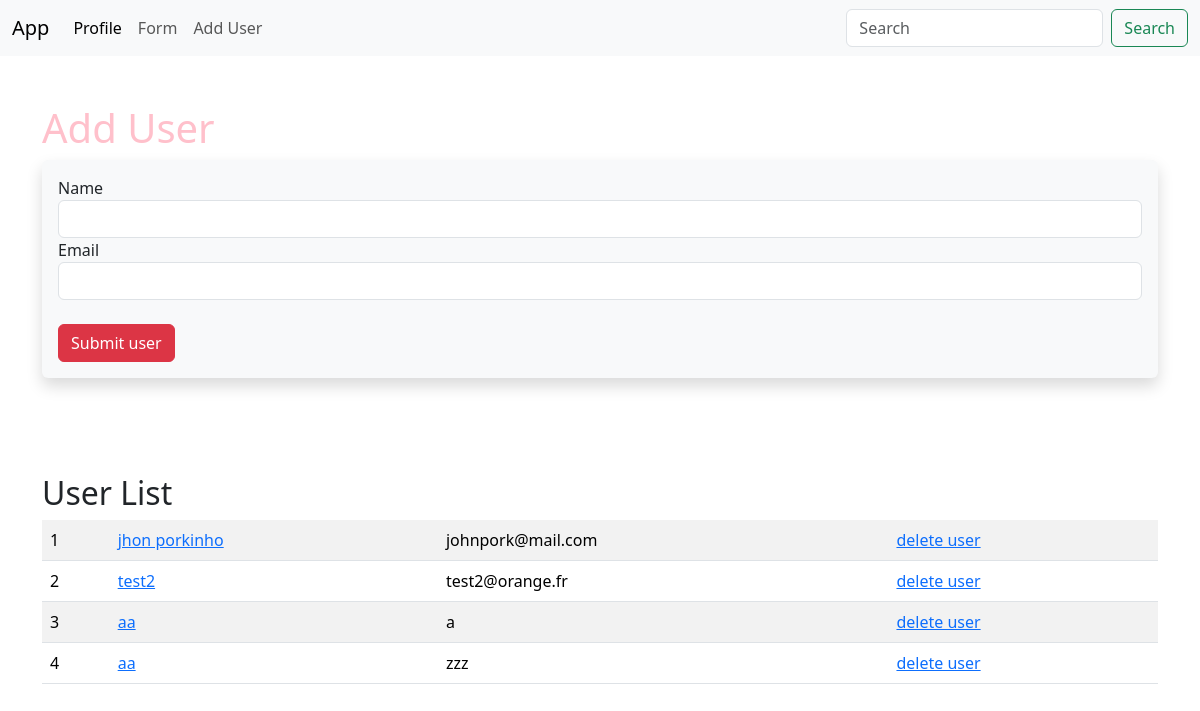
The page /user/add on the database as committed earlier.
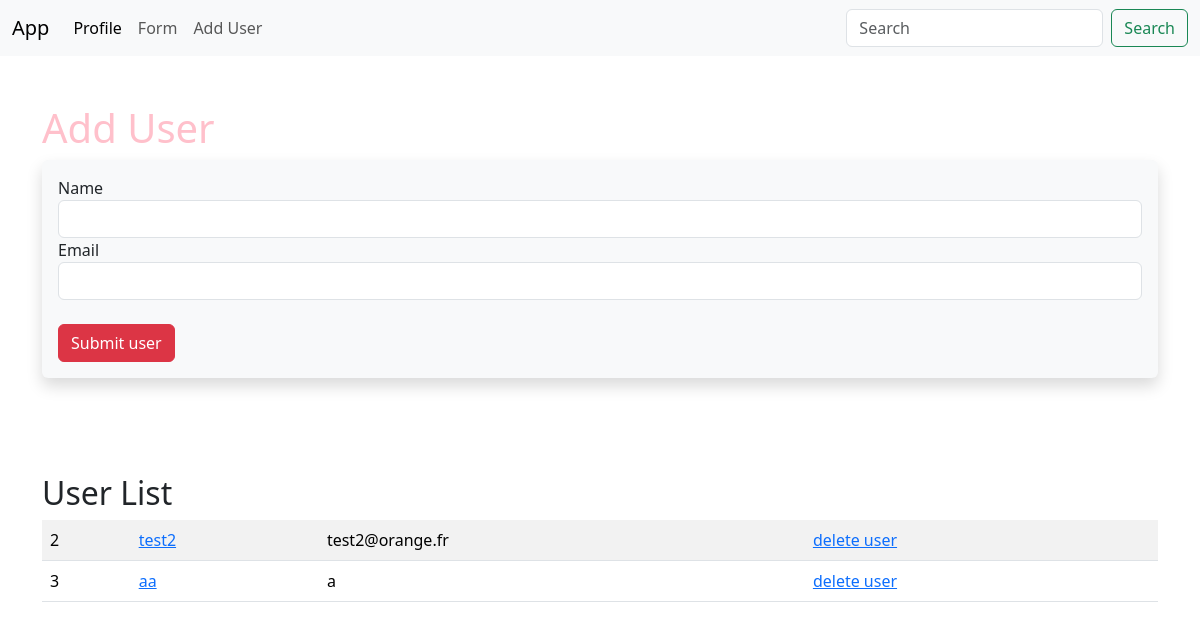
The same page on the database as committed later.
### app.py (models this page shows, shortened)
class Users(db.Model):
    id = db.Column(db.Integer, primary_key=True)
    name = db.Column(db.String(100), nullable=False)
    email = db.Column(db.String(100), nullable=False, unique=True)
    date_added = db.Column(db.DateTime, default=datetime.now())

### app.py (the view, shortened to what this page needs)
@app.route('/user/add', methods=['GET', 'POST'])
def add_user():
    name = None
    form = UserForm()
    our_users = Users.query.order_by(Users.date_added)
    return render_template('add_user.html',
                            form=form,
                            name=name,
                            our_users=our_users)

### app.py
class UserForm(FlaskForm):
    name = StringField('Name', validators=[DataRequired()])
    email = StringField('Email', validators=[DataRequired()])
    submit = SubmitField('Submit user')

### templates/add_user.html (shortened to what this page needs)
{% extends 'base.html' %}
{% block content%}
    {% if name %}
        <p>
        Salut <strong>{{ name }} </strong>
    {% else %}
        <h1>Add User</h1>
        <div class="shadow p-3 mb-5 bg-body-tertiary rounded">
            <form method="POST">
                <div>
                    {{ form.name.label }} {{ form.name(class="form-control") }}
                </div>
                <div>
                    {{ form.email.label }} {{ form.email(class="form-control") }}
                </div>
                <div>
                    <br>
                    {{form.submit(class="btn btn-danger")}}
                </div>
            </form>
        </div>
    {% endif %}
    <br><br>
    <h2>User List</h2>
    <table class="table table-striped table-hover">
    {% for our_user in our_users %}
        <tr>
            <td>{{ our_user.id }}</td>
            <td><a href="{{ url_for('update', id=our_user.id )}}">{{ our_user.name }}</a></td>
            <td>{{ our_user.email }}</td>
            <td><a href="{{ url_for('delete', id=our_user.id )}}">delete user</a></td>
        </tr>
    {% endfor %}
    </table>
{% endblock %}

### templates/base.html (shortened to what this page needs)
<!doctype html>
<html lang="en">
  <head>
    <link href="https://cdn.jsdelivr.net/npm/bootstrap@5.3.3/dist/css/bootstrap.min.css" rel="stylesheet">
    <link href="{{url_for('static', filename='css/style.css')}}" rel="stylesheet">
  </head>
  <body>
    {% include 'navbar.html' %}
    <div class="container">
        <br></br>
        {% block content%}
        {% endblock %}
    </div>
  </body>
</html>

### templates/navbar.html (shortened to what this page needs)
<nav class="navbar navbar-expand-lg bg-body-tertiary">
    <div class="container-fluid">
      <a class="navbar-brand" href="{{url_for('home')}}">App</a>
      <div class="collapse navbar-collapse" id="navbarSupportedContent">
        <ul class="navbar-nav me-auto mb-2 mb-lg-0">
          <li class="nav-item">
            <a class="nav-link active" aria-current="page" href="{{url_for('user', name='jhon')}}">Profile</a>
          </li>
          <li class="nav-item">
            <a class="nav-link" href="{{url_for('form')}}">Form</a>
          </li>
          <li class="nav-item">
            <a class="nav-link" href="{{url_for('add_user')}}">Add User</a>
          </li>
        </ul>
        <form class="d-flex" role="search">
          <input class="form-control me-2" type="search" placeholder="Search" aria-label="Search">
          <button class="btn btn-outline-success" type="submit">Search</button>
        </form>
      </div>
    </div>
  </nav>

### static/css/style.css (style rules this page uses)
h1 { color: pink }

Rows that differ between the two databases and show on the page:
removed Users: id "1", name "jhon porkinho", email "johnpork@mail.com"
removed Users: id "4", name "aa", email "zzz"
